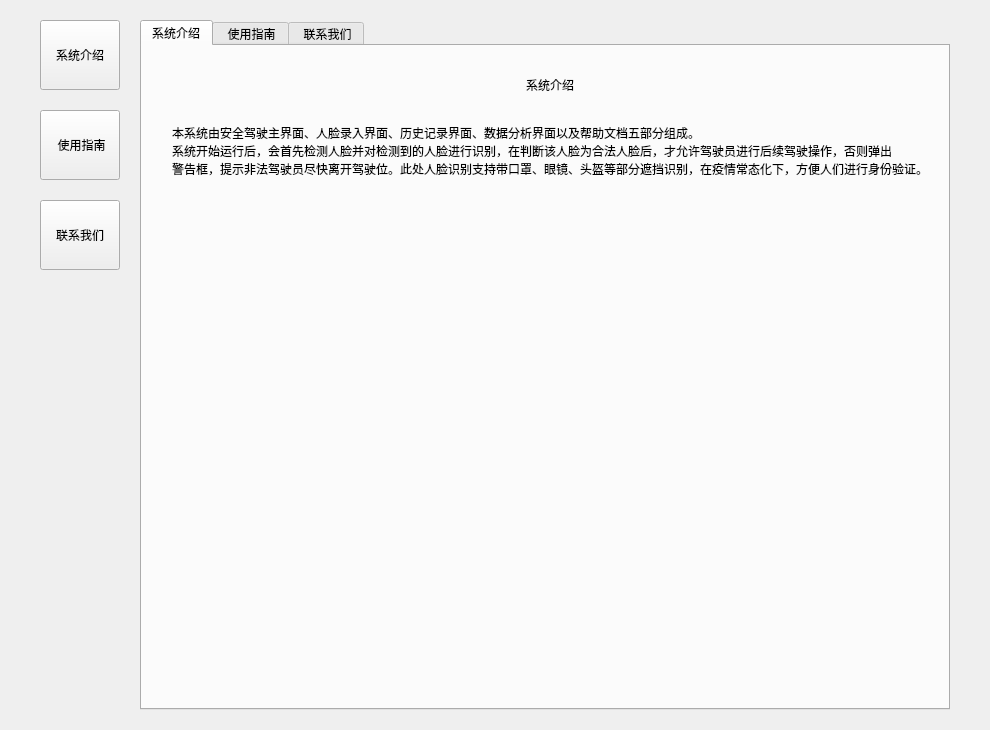
<?xml version="1.0" encoding="UTF-8"?>
<ui version="4.0">
 <class>HelpWidget</class>
 <widget class="QWidget" name="HelpWidget">
  <property name="geometry">
   <rect>
    <x>0</x>
    <y>0</y>
    <width>949</width>
    <height>593</height>
   </rect>
  </property>
  <property name="windowTitle">
   <string>Form</string>
  </property>
  <layout class="QHBoxLayout" name="horizontalLayout" stretch="1,6">
   <property name="spacing">
    <number>20</number>
   </property>
   <property name="leftMargin">
    <number>40</number>
   </property>
   <property name="topMargin">
    <number>20</number>
   </property>
   <property name="rightMargin">
    <number>40</number>
   </property>
   <property name="bottomMargin">
    <number>20</number>
   </property>
   <item>
    <widget class="QWidget" name="widget" native="true">
     <layout class="QVBoxLayout" name="verticalLayout">
      <property name="spacing">
       <number>20</number>
      </property>
      <property name="leftMargin">
       <number>0</number>
      </property>
      <property name="topMargin">
       <number>0</number>
      </property>
      <property name="rightMargin">
       <number>0</number>
      </property>
      <property name="bottomMargin">
       <number>0</number>
      </property>
      <item>
       <widget class="QPushButton" name="pushButton">
        <property name="sizePolicy">
         <sizepolicy hsizetype="Expanding" vsizetype="Fixed">
          <horstretch>0</horstretch>
          <verstretch>0</verstretch>
         </sizepolicy>
        </property>
        <property name="minimumSize">
         <size>
          <width>0</width>
          <height>70</height>
         </size>
        </property>
        <property name="text">
         <string>系统介绍</string>
        </property>
       </widget>
      </item>
      <item>
       <widget class="QPushButton" name="pushButton_2">
        <property name="minimumSize">
         <size>
          <width>0</width>
          <height>70</height>
         </size>
        </property>
        <property name="text">
         <string> 使用指南</string>
        </property>
       </widget>
      </item>
      <item>
       <widget class="QPushButton" name="pushButton_3">
        <property name="minimumSize">
         <size>
          <width>0</width>
          <height>70</height>
         </size>
        </property>
        <property name="text">
         <string>联系我们</string>
        </property>
       </widget>
      </item>
      <item>
       <spacer name="verticalSpacer">
        <property name="orientation">
         <enum>Qt::Vertical</enum>
        </property>
        <property name="sizeHint" stdset="0">
         <size>
          <width>20</width>
          <height>40</height>
         </size>
        </property>
       </spacer>
      </item>
     </layout>
    </widget>
   </item>
   <item>
    <widget class="QTabWidget" name="tabWidget">
     <property name="currentIndex">
      <number>0</number>
     </property>
     <widget class="QWidget" name="tab">
      <attribute name="title">
       <string>系统介绍</string>
      </attribute>
      <layout class="QVBoxLayout" name="verticalLayout_2">
       <property name="spacing">
        <number>30</number>
       </property>
       <property name="leftMargin">
        <number>30</number>
       </property>
       <property name="topMargin">
        <number>30</number>
       </property>
       <property name="rightMargin">
        <number>20</number>
       </property>
       <property name="bottomMargin">
        <number>20</number>
       </property>
       <item alignment="Qt::AlignHCenter|Qt::AlignVCenter">
        <widget class="QLabel" name="label">
         <property name="text">
          <string>系统介绍</string>
         </property>
        </widget>
       </item>
       <item>
        <widget class="QLabel" name="label_2">
         <property name="text">
          <string>本系统由安全驾驶主界面、人脸录入界面、历史记录界面、数据分析界面以及帮助文档五部分组成。 
系统开始运行后，会首先检测人脸并对检测到的人脸进行识别，在判断该人脸为合法人脸后，才允许驾驶员进行后续驾驶操作，否则弹出
警告️框，提示非法驾驶员尽快离开驾驶位。此处人脸识别支持带口罩、眼镜、头盔等部分遮挡识别，在疫情常态化下，方便人们进行身份验证。</string>
         </property>
        </widget>
       </item>
       <item>
        <spacer name="verticalSpacer_2">
         <property name="orientation">
          <enum>Qt::Vertical</enum>
         </property>
         <property name="sizeHint" stdset="0">
          <size>
           <width>20</width>
           <height>40</height>
          </size>
         </property>
        </spacer>
       </item>
      </layout>
     </widget>
     <widget class="QWidget" name="tab_2">
      <attribute name="title">
       <string> 使用指南</string>
      </attribute>
      <layout class="QVBoxLayout" name="verticalLayout_3">
       <property name="spacing">
        <number>30</number>
       </property>
       <property name="leftMargin">
        <number>30</number>
       </property>
       <property name="topMargin">
        <number>30</number>
       </property>
       <property name="rightMargin">
        <number>20</number>
       </property>
       <property name="bottomMargin">
        <number>20</number>
       </property>
       <item alignment="Qt::AlignHCenter|Qt::AlignVCenter">
        <widget class="QLabel" name="label_3">
         <property name="text">
          <string> 使用文档</string>
         </property>
        </widget>
       </item>
       <item>
        <widget class="QLabel" name="label_4">
         <property name="text">
          <string>&lt;html&gt;&lt;head/&gt;&lt;body&gt;&lt;p&gt;1.主界面如何使用：&lt;/p&gt;&lt;p&gt;本系统由安全驾驶主界面、人脸录入界面、历史记录界面、数据分析界面以及帮助文档五部分组成。&lt;/p&gt;&lt;p&gt;系统开始运行后，会首先检测人脸并对检测到的人脸进行识别，在判断该人脸为合法人脸后，才允许驾驶员进行后续驾驶操作，否则弹出警&lt;/p&gt;&lt;p&gt;告️框，提示非法驾驶员尽快离开驾驶位。此处人脸识别支持带口罩、眼镜、头盔等部分遮挡识别，在疫情常态化下，方便人们进行身份验证。&lt;br/&gt;&lt;/p&gt;&lt;p&gt;2.人脸录入界面如何使用：&lt;/p&gt;&lt;p&gt;本系统由安全驾驶主界面、人脸录入界面、历史记录界面、数据分析界面以及帮助文档五部分组成。&lt;/p&gt;&lt;p&gt;系统开始运行后，会首先检测人脸并对检测到的人脸进行识别，在判断该人脸为合法人脸后，才允许驾驶员进行后续驾驶操作，否则弹出警&lt;/p&gt;&lt;p&gt;告️框，提示非法驾驶员尽快离开驾驶位。此处人脸识别支持带口罩、眼镜、头盔等部分遮挡识别，在疫情常态化下，方便人们进行身份验证。&lt;/p&gt;&lt;p&gt;&lt;br/&gt;&lt;/p&gt;&lt;p&gt;3.历史记录如何使用：&lt;/p&gt;&lt;p&gt;本系统由安全驾驶主界面、人脸录入界面、历史记录界面、数据分析界面以及帮助文档五部分组成。&lt;/p&gt;&lt;p&gt;系统开始运行后，会首先检测人脸并对检测到的人脸进行识别，在判断该人脸为合法人脸后，才允许驾驶员进行后续驾驶操作，否则弹出警&lt;/p&gt;&lt;p&gt;告️框，提示非法驾驶员尽快离开驾驶位。此处人脸识别支持带口罩、眼镜、头盔等部分遮挡识别，在疫情常态化下，方便人们进行身份验证。&lt;/p&gt;&lt;p&gt;&lt;br/&gt;&lt;/p&gt;&lt;p&gt;4.数据分析界面如何使用：&lt;/p&gt;&lt;p&gt;本系统由安全驾驶主界面、人脸录入界面、历史记录界面、数据分析界面以及帮助文档五部分组成。&lt;/p&gt;&lt;p&gt;系统开始运行后，会首先检测人脸并对检测到的人脸进行识别，在判断该人脸为合法人脸后，才允许驾驶员进行后续驾驶操作，否则弹出警&lt;/p&gt;&lt;p&gt;告️框，提示非法驾驶员尽快离开驾驶位。此处人脸识别支持带口罩、眼镜、头盔等部分遮挡识别，在疫情常态化下，方便人们进行身份验证。&lt;/p&gt;&lt;/body&gt;&lt;/html&gt;</string>
         </property>
        </widget>
       </item>
       <item>
        <spacer name="verticalSpacer_3">
         <property name="orientation">
          <enum>Qt::Vertical</enum>
         </property>
         <property name="sizeHint" stdset="0">
          <size>
           <width>20</width>
           <height>40</height>
          </size>
         </property>
        </spacer>
       </item>
      </layout>
     </widget>
     <widget class="QWidget" name="tab_3">
      <attribute name="title">
       <string> 联系我们</string>
      </attribute>
      <layout class="QVBoxLayout" name="verticalLayout_4">
       <property name="spacing">
        <number>30</number>
       </property>
       <property name="leftMargin">
        <number>30</number>
       </property>
       <property name="topMargin">
        <number>30</number>
       </property>
       <property name="rightMargin">
        <number>20</number>
       </property>
       <property name="bottomMargin">
        <number>20</number>
       </property>
       <item alignment="Qt::AlignHCenter">
        <widget class="QLabel" name="label_5">
         <property name="text">
          <string> 联系我们</string>
         </property>
        </widget>
       </item>
       <item>
        <layout class="QHBoxLayout" name="horizontalLayout_3">
         <property name="leftMargin">
          <number>50</number>
         </property>
         <item>
          <widget class="QLabel" name="label_6">
           <property name="text">
            <string/>
           </property>
           <property name="pixmap">
            <pixmap resource="resource.qrc">:/icon/images/7.png</pixmap>
           </property>
          </widget>
         </item>
         <item>
          <widget class="QLabel" name="label_7">
           <property name="text">
            <string> 电话：0315-1234567</string>
           </property>
          </widget>
         </item>
         <item>
          <spacer name="horizontalSpacer">
           <property name="orientation">
            <enum>Qt::Horizontal</enum>
           </property>
           <property name="sizeHint" stdset="0">
            <size>
             <width>40</width>
             <height>20</height>
            </size>
           </property>
          </spacer>
         </item>
        </layout>
       </item>
       <item>
        <layout class="QHBoxLayout" name="horizontalLayout_2">
         <property name="leftMargin">
          <number>50</number>
         </property>
         <item>
          <widget class="QLabel" name="label_8">
           <property name="text">
            <string/>
           </property>
           <property name="pixmap">
            <pixmap resource="resource.qrc">:/icon/images/8.png</pixmap>
           </property>
          </widget>
         </item>
         <item>
          <widget class="QLabel" name="label_9">
           <property name="text">
            <string> 邮箱：youxiang@163.com</string>
           </property>
          </widget>
         </item>
         <item>
          <spacer name="horizontalSpacer_2">
           <property name="orientation">
            <enum>Qt::Horizontal</enum>
           </property>
           <property name="sizeHint" stdset="0">
            <size>
             <width>40</width>
             <height>20</height>
            </size>
           </property>
          </spacer>
         </item>
        </layout>
       </item>
       <item>
        <spacer name="verticalSpacer_4">
         <property name="orientation">
          <enum>Qt::Vertical</enum>
         </property>
         <property name="sizeHint" stdset="0">
          <size>
           <width>20</width>
           <height>40</height>
          </size>
         </property>
        </spacer>
       </item>
      </layout>
     </widget>
    </widget>
   </item>
  </layout>
 </widget>
 <resources>
  <include location="resource.qrc"/>
 </resources>
 <connections/>
</ui>
